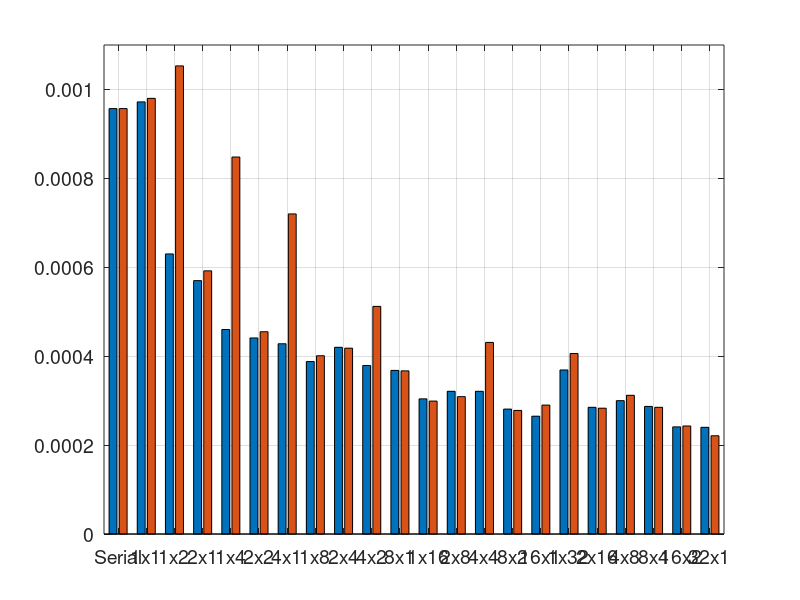

The MATLAB script that drew this image: (Note: this script raises an error after producing the figure.)
%PxPy = ['1x1'; '1x2'; '1x4'; '1x8'; '1x16'; '1x32'; '2x1'; '2x2'; '2x4';...
%        '2x8'; '2x16'; '2x32'; '4x1'; '4x2'; '4x4'; '4x8'];
clc
clear all
close all

%% Initialize varaibles
n = 6;
PxLim = 2^(n-1); %32
PyLim = 2^(n-1); %32

nTests = n*(n+1)/2; %21
PxPy = zeros(nTests,1);
PxPyInd = cell(nTests,1);
k = 1;
for i = 1:n
    for j = 1:n
        Px = 2^(i-1);
        Py = 2^(j-1);
        if Px*Py <= 32
            PxPy(k) = Px*Py;
            PxPyInd{k} = sprintf('%dx%d',Px,Py);
            k = k+1;
        end
    end
end

%% Data transfer
tOverallSerial = 4.272136;
tSerial = 0.000957;

timeOverallA = [4.335910; 2.809708; 2.050327; 1.731541; 1.356757; 1.648241;...
    2.541640; 1.967389; 1.874303; 1.430505; 1.271296;...
    1.909365; 1.690745; 1.430541; 1.336865;...
    1.643125; 1.252393; 1.280916;...
    1.184587; 1.073866;...
    1.069406];
timeA = [0.000972; 0.000630; 0.000460; 0.000388; 0.000304; 0.000369;...
    0.000570; 0.000441; 0.000420; 0.000321; 0.000285;...
    0.000428; 0.000379; 0.000321; 0.000300;...
    0.000368; 0.000281; 0.000287;...
    0.000265; 0.000241;...
    0.000240];

timeOverallB = [4.371471; 4.698833; 3.783983; 1.788928; 1.333211; 1.812561;...
    2.641686; 2.030914; 1.863173; 1.380506; 1.263434;...
    3.211366; 2.283479; 1.924114; 1.392740;...
    1.639082; 1.239383; 1.270946;...
    1.292314; 1.085043;...
    0.987773];
timeB = [0.000980; 0.001053; 0.000848; 0.000401; 0.000299; 0.000406;...
    0.000592; 0.000455; 0.000418; 0.000309; 0.000283;...
    0.000720; 0.000512; 0.000431; 0.000312;...
    0.000367; 0.000278; 0.000285;...
    0.000290; 0.000243;...
    0.000221];

%% Plot iteration time

idx = [1  2 7  3 8 12  4 9 13 16  5 10 14 17 19  6 11 15 18 20 21];
tA = [tSerial; timeA(idx)];
tB = [tSerial; timeB(idx)];
xtick = 1:22;
xTLabel = {'Serial', PxPyInd{idx}};

figure
hold on
bar([tA, tB])
colormap summer
box on
grid on
set(gcf, 'Color', 'w');
set(gca, 'fontSize', 14)
set(gca, 'xLim', [0.5 22.5], 'yLim', [0,1.1e-3])
set(gca, 'xTick', xtick,'xTickLabel', xTLabel)
legend('P1A', 'P1B', 0)
xlabel('Number of processes')
ylabel('Average Time per Iteration (s)')
title('P1: Average Time per Iteration vs. Number of processes')
hold off

%% Plot speedup

idx = [1  2 7  3 8 12  4 9 13 16  5 10 14 17 19  6 11 15 18 20 21];
spA = tSerial./timeA;
spB = tSerial./timeB;
xtick = 1:21;
xTLabel = {PxPyInd{idx}};

figure
hold on
bar([spA(idx), spB(idx)])
colormap summer
box on
grid on
set(gcf, 'Color', 'w');
set(gca, 'fontSize', 14)
set(gca, 'xLim', [0.5 21.5], 'yLim', [0,4.5])
set(gca, 'xTick', xtick,'xTickLabel', xTLabel)
legend('P1A', 'P1B', 0)
xlabel('Number of processes')
ylabel('Speedup (s/s)')
title('P1: Speedup vs. Number of processes')
hold off

%% Plot efficiency

idx = [1  2 7  3 8 12  4 9 13 16  5 10 14 17 19  6 11 15 18 20 21];
effA = spA./PxPy;
effB = spB./PxPy;
xtick = 1:21;
xTLabel = {PxPyInd{idx}};

figure
hold on
bar([effA(idx), effB(idx)])
colormap summer
box on
grid on
set(gcf, 'Color', 'w');
set(gca, 'fontSize', 14)
set(gca, 'xLim', [0.5 21.5], 'yLim', [0,1])
set(gca, 'xTick', xtick,'xTickLabel', xTLabel)
legend('P1A', 'P1B', 0)
xlabel('Number of processes')
ylabel('Efficiency')
title('P1: Efficiency vs. Number of processes')
hold off